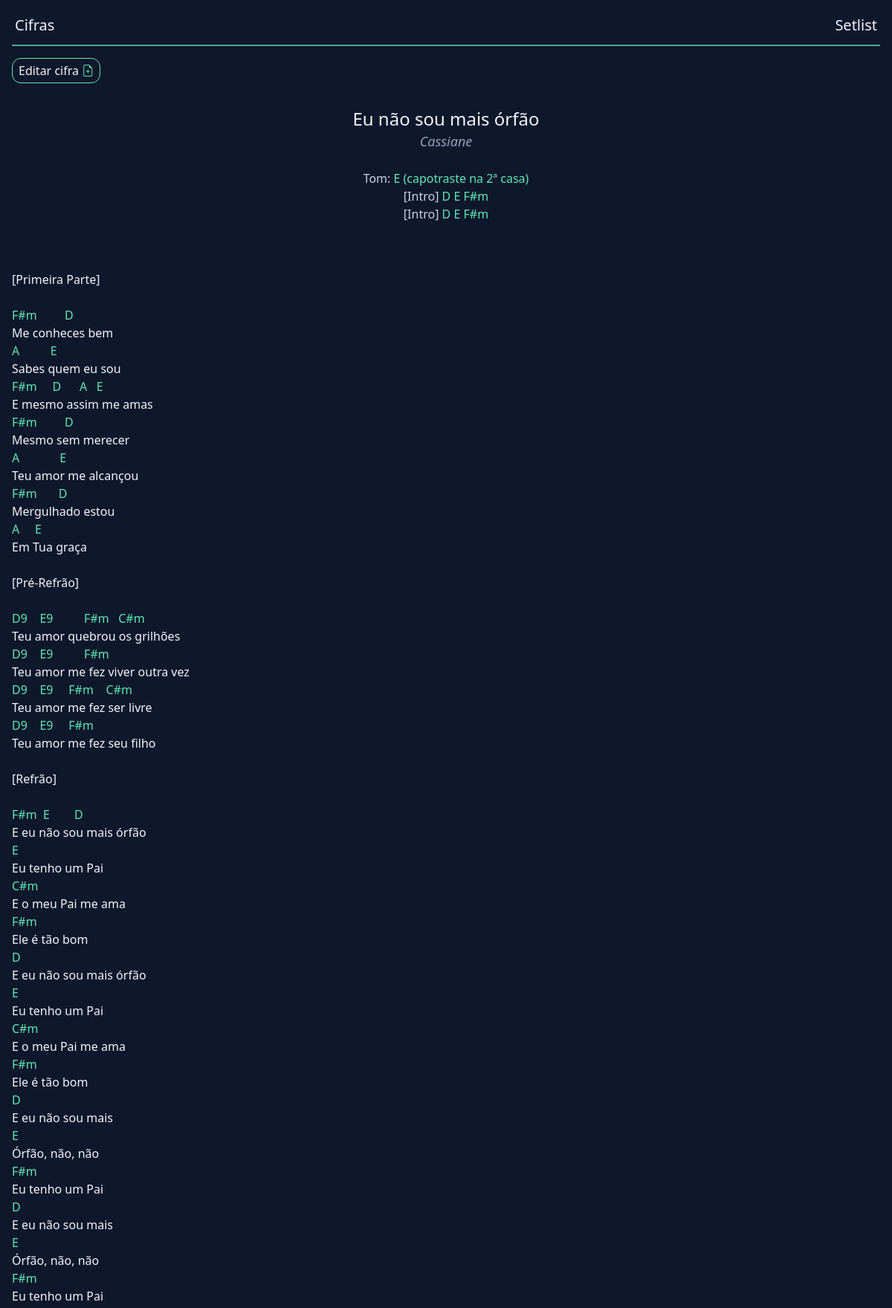
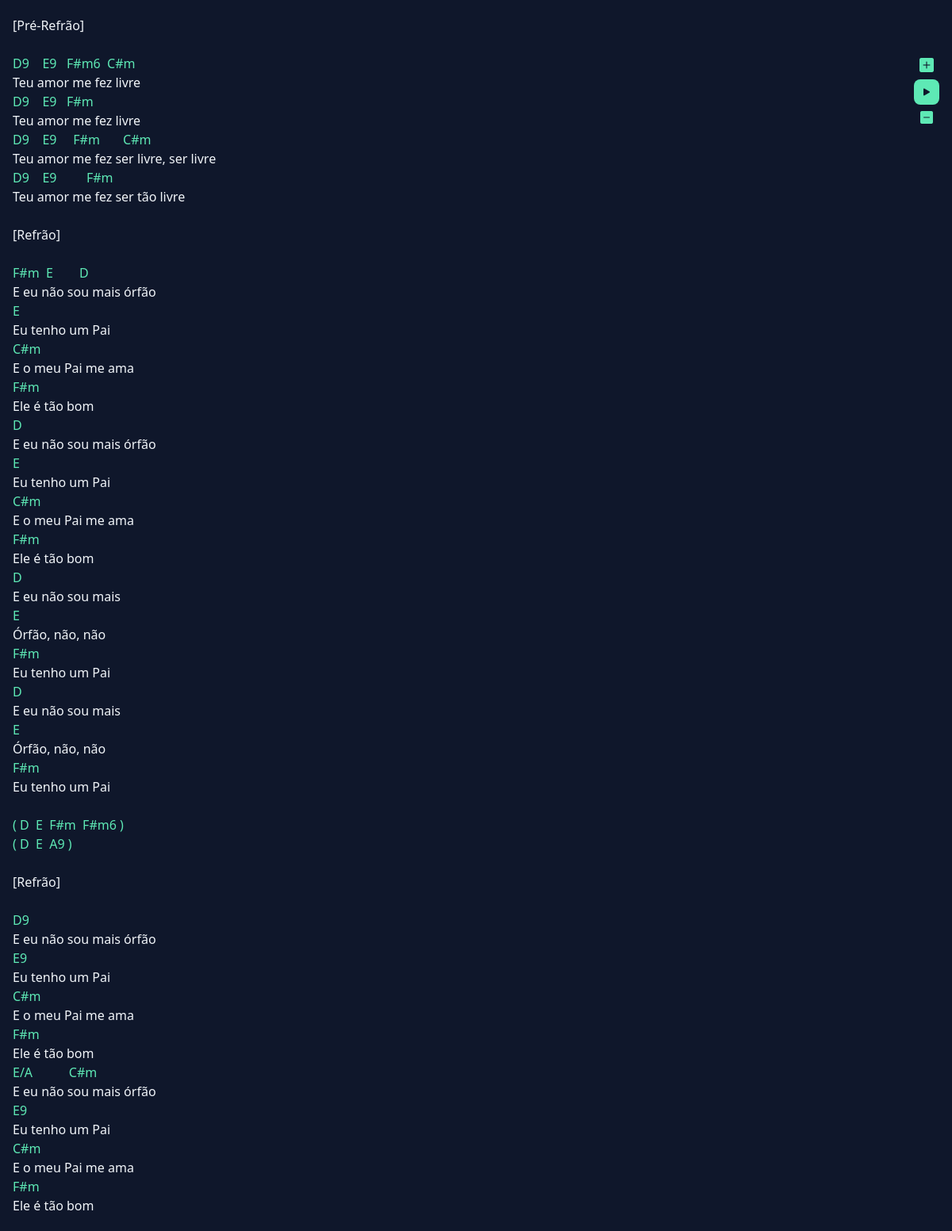
Page /cifra?id=2 (upper part) on the committed database (2 pictures, top to bottom).
### tables this page shows
CREATE TABLE "chords"(
	id integer primary key,
  nome varchar(255),
  artista varchar(255),
  tom varchar(1),
  intro varchar(10),
  cifra text
);

### helpers.php (called while the page is built, shortened)
<?php
function view($view, $data = [])
{
    require "views/template/app.php";
}

### controllers/cifra.controller.php (called while the page is built)
<?php
$id = $_REQUEST['id'];
$cifra = $database
    ->query(
        "select * from chords where id = :id",
        Chord::class,
        ['id' => $id]
    )
    ->fetch();
view('cifra', ['cifra' => $cifra]);

### rotas.php (called while the page is built, shortened)
<?php
$controller = str_replace('/', '', parse_url($_SERVER['REQUEST_URI'])['path']);
require "controllers/{$controller}.controller.php";

### index.php (called while the page is built, shortened)
<?php
require "database.php";
require "helpers.php";
require "rotas.php";

### database.php (called while the page is built, shortened)
<?php
class Database
{
    private $db;
    public function __construct()
    {
        $this->db = new PDO("sqlite:database.sqlite");
    }
    public function query(string $query, $class = null, array $params = [])
    {
        $prepare = $this->db->prepare($query);
        if ($class) {
            $prepare->setFetchMode(PDO::FETCH_CLASS, $class);
        }
        $prepare->execute($params);
        return $prepare;
    }
}
$database = new Database();

### views/cifra.view.php (the view)
<div class="flex ml-4">
    <div class="group flex mt-4">
        <a
            href="/editar-cifra?id=<?= $cifra->id ?>"
            class="border-1 border-emerald-300 group-active:border-cyan-300 px-2 py-1 rounded-xl">
            Editar cifra
            <i class="bi bi-file-earmark-plus text-emerald-300 group-active:text-cyan-300"></i>
        </a>
    </div>
</div>
<div class="flex flex-col mt-4">
    <div class="flex flex-col mx-auto justify-center items-center">
        <h1 class="text-2xl text-slate-100"><?= $cifra->nome ?></h1>
        <h2 class="text-lg text-slate-400 italic"><?= $cifra->artista ?></h2>
        <p class="text-md text-slate-300"><?= $cifra->tom ?></p>
        <p class="text-md text-slate-300"><?= $cifra->intro ?></p>
    </div>
    <div class="ml-4 mt-4 whitespace-pre leading-normal">
        <?php echo $cifra->cifra ?>
    </div>
</div>
<div class="fixed right-4 top-1/2 transform -translate-y-1/2 flex flex-col items-center z-10">
    <button
        id="speed-up"
        class=" text-emerald-300 p-1 rounded-lg flex items-center"
        data-speed="10">
        <i class="bi bi-plus-square-fill text-lg"></i>
    </button>
    <button id="toggle-scroll" class="bg-emerald-300 text-slate-900 px-2 py-1 rounded-lg flex items-center">
        <i class="bi bi-play-fill"></i>
    </button>
    <button
        id="speed-down"
        class="text-emerald-300 p-1 rounded-lg flex items-center"
        data-speed="10">
        <i class="bi bi-dash-square-fill"></i>
    </button>
</div>

### rows in the picture
chords: nome "Eu não sou mais órfão", artista "Cassiane", tom "Tom: E (capotraste na 2ª casa)", intro "[Intro] D E F#m [Intro] D E F#m", cifra "[Primeira Parte] F#m D Me conheces bem A E Sabes quem eu sou F#m D A E E mesmo assim me amas F#m D Mesmo sem merecer A E Teu amor me alcançou F#m D Mergulhado estou A E Em Tua graça [Pré-Refrão] D9 E9 F#m C#m Teu amor quebrou os grilhões D9 E9 F#m Teu amor me fez viver outra vez D9 E9 F#m C#m Teu amor me fez ser livre D9 E9 F#m Teu amor me fez seu filho [Refrão] F#m E D E eu não sou mais órfão E Eu tenho um Pai C#m E o meu Pai me ama F#m Ele é tão bom D E eu não sou mais órfão E Eu tenho um Pai C#m E o meu Pai me ama F#m Ele é tão bom D E eu não sou mais E Órfão, não, não F#m Eu tenho um Pai D E eu não sou mais E Órfão, não, não F#m Eu tenho um Pai [Pré-Refrão] D9 E9 F#m6 C#m Teu amor me…"
